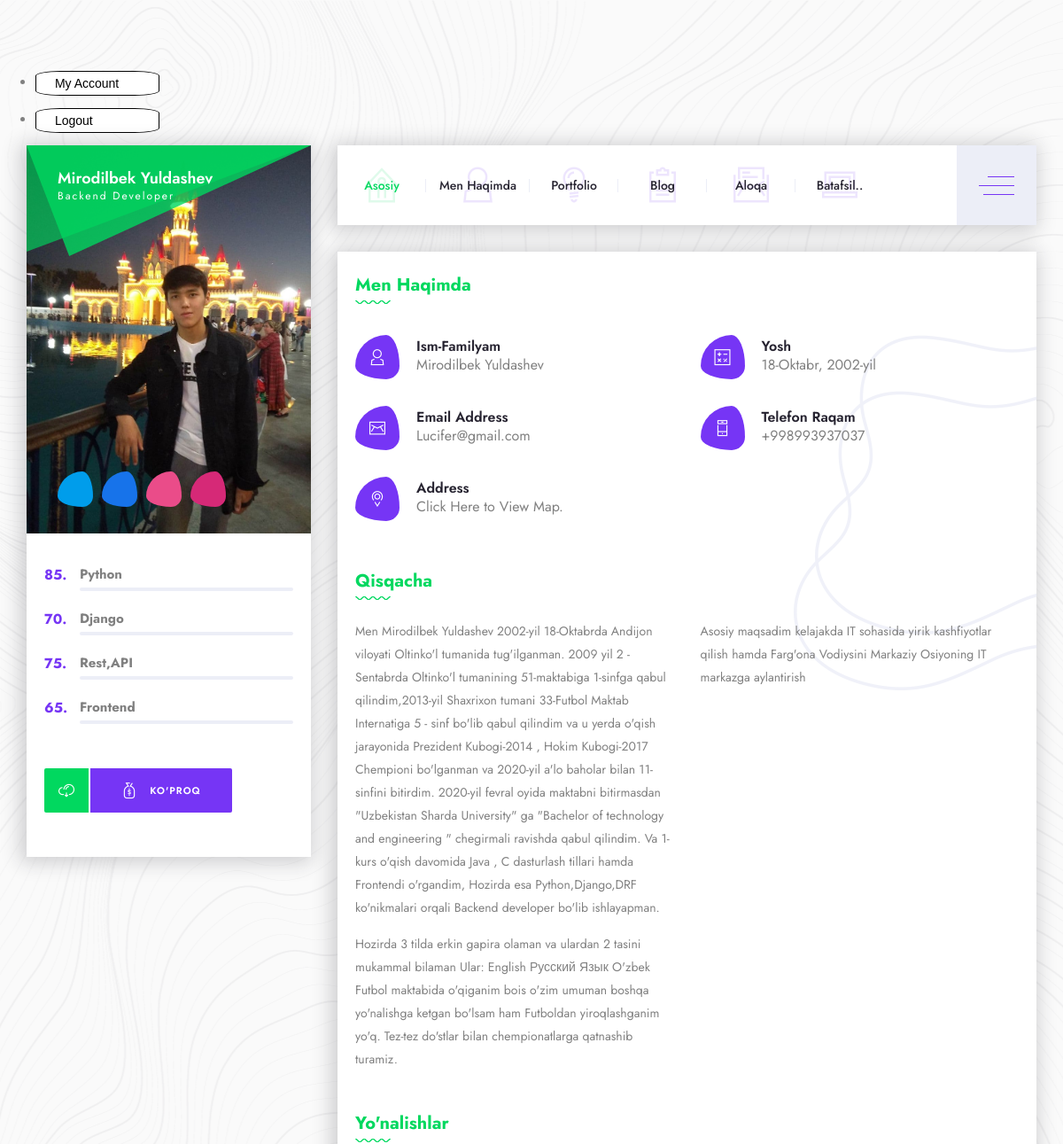
Before: / (upper part) with the older database file.
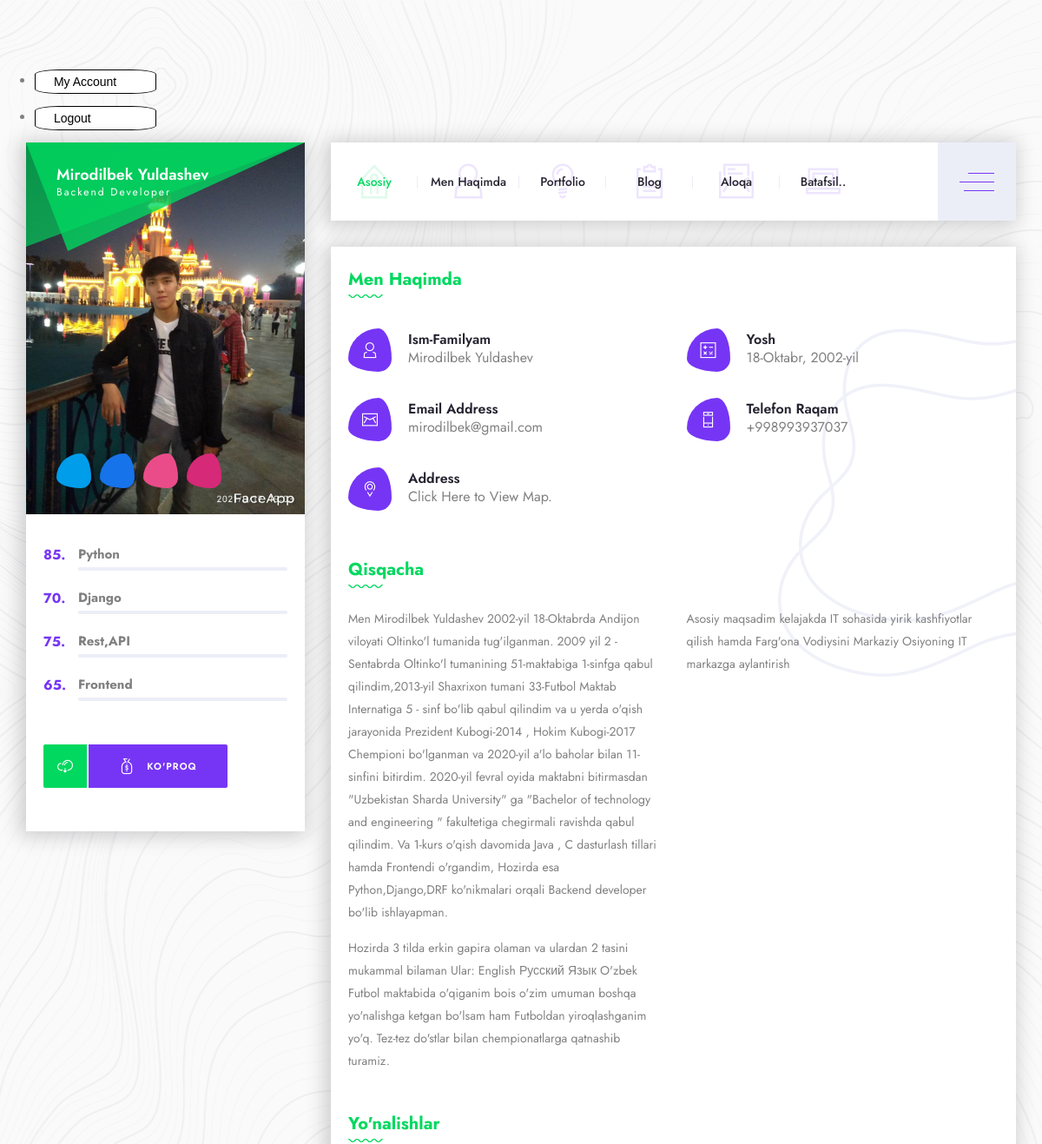
After: the same page with the newer database file.
### main/models.py (models this page shows, shortened)
class Info(models.Model):
    fi = models.CharField(max_length=50)
    staff = models.CharField(max_length=25)
    photo = models.ImageField(upload_to='info')
    gmail = models.CharField(max_length=100)
    address = models.CharField(max_length=255)
    birthday = models.DateField()
    phone = models.CharField(max_length=13)

class SMedia(models.Model):
    cls = (
        ("fac", "fac"),
        ("twi", "twi"),
        ("dri", "dri"),
        ("ins", "ins"),
    )
    name = models.CharField(max_length=25)
    icon = models.CharField(max_length=25)
    color = models.CharField(choices=cls, max_length=3)
    url = models.CharField(max_length=255)

class Skills(models.Model):
    tech = models.CharField(max_length=50)
    percent = models.IntegerField()

class Bio(models.Model):
    text = models.TextField()
    text2 = models.TextField()
    text3= models.CharField(max_length=10000)

### main/views.py (the view)
# urls.py: path('', HomeView),
def HomeView(request):
    c_id = request.GET.get('c_id')
    ip=request.META.get('REMOTE_ADDR')
    print(ip)
    context = {
        'info':Info.objects.first(),
        'smedia':SMedia.objects.all(),
        'skills':Skills.objects.all(),
        'bio':Bio.objects.first(),
        'slide':Slider.objects.all(),
        'post':Post.objects.all(),
        'price':Price.objects.all(),
        'love':Love.objects.all(),
        'lang':Languages.objects.all(),
        'fact':Fact.objects.all(),
        'edu':Resume.objects.filter(is_education = True),
        'exp':Resume.objects.filter(is_education = False),
        'category':Category.objects.all(),
        'portfolio':Port.objects.all(),
        'blogs':Portfolios.objects.all(),
        'comment':CommentOfPortfolio.objects.all().order_by('id'),
        "reply":Reply.objects.all().order_by('-id'),
        'c_id':c_id,
    }
    return render(request, 'index.html', context)

### templates/index.html (shortened to what this page needs)
{% load static %}
<!DOCTYPE html>
<html lang="en">
    <head>
        <link rel="stylesheet" href="{% static 'assets/css/bootstrap.css'%}"/>
        <link rel="stylesheet" href="{% static 'assets/css/animate.css'%}"/>
        <link rel="stylesheet" href="{% static 'assets/css/stroke-gap-icons.css'%}"/>
        <link rel="stylesheet" href="{% static 'assets/css/icofont.css'%}"/>
        <link rel="stylesheet" href="{% static 'assets/css/flaticon.css'%}"/>
        <link rel="stylesheet" href="{% static 'assets/css/Interest.css'%}">
        <link rel="stylesheet" href="{% static 'assets/css/owl.carousel.min.css'%}">
        <link rel="stylesheet" href="{% static 'assets/css/owl.theme.default.min.css'%}">
        <link rel="stylesheet" href="{% static 'assets/css/lightslider.css'%}">
        <link rel="stylesheet" href="{% static 'assets/css/jquery.mCustomScrollbar.css'%}">
        <link rel="stylesheet" href="{% static 'assets/css/preset.css'%}"/>
        <link rel="stylesheet" href="{% static 'assets/css/ignore_for_wp.css'%}"/>
        <link rel="stylesheet" href="{% static 'assets/css/theme.css'%}"/>
        <link rel="stylesheet" href="{% static 'assets/css/responsive.css'%}"/>
        <link rel="stylesheet" href="{% static 'assets/css/light.css'%}"/>
        <link rel="stylesheet" href="{% static 'assets/css/account'%}"/>
    </head>
    <body class="light">
        <ul class="header-links pull-right">
            <li><a href="{% if user is authenticate%}/login/{% else%}/register/{% endif%}"><i class="icofont-user"></i> My Account</a></li>
        </ul>
        <ul class="header-links pull-right">
            <li><a href="/logout/"><i class="icofont-logout"></i> Logout </a></li>
        </ul>
        <div class="container">
            <div class="row">
                <div class="col-lg-4 profileColumn">
                    <div class="profileSidebar">
                        <div class="psHeader">
                            <svg preserveAspectRatio="none" viewBox="0 0 100 100">
                                <polygon points="0 20, 100 20, 0 100" opacity=".65"></polygon>
                            </svg>
                            <svg class="svg2" preserveAspectRatio="none" viewBox="0 0 100 120">
                                <polygon points="0 20, 100 20, 15 120" opacity=".8"></polygon>
                            </svg>
                            <div class="psContent">
                                <h3>{{ info.fi }}</h3>
                                <span>{{ info.staff }}</span>
                            </div>
                        </div>
                        <div class="psPhoto">
                            <img src="{{ info.photo.url }}" style="height:100%" alt=""/>
                            <div class="psSocial">
                                {% for m in smedia %}
                                    <a href="{{ m.url }}" target="_blank" class="{{ m.color }}"><i class="{{ m.icon }}"></i></a>
                                {% endfor %}
                            </div>
                        </div>
                        <div class="psSkills">
                            {% for i in skills %}
                            <div class="pssBox" data-count="{{ i.percent }}">
                                <div class="pssbCount">{{ i.percent }}.</div>
                                <h5>{{ i.tech }}</h5>
                                <div class="pssbBars"><div class="pssbBar" style="width: 0%;"></div></div>
                            </div>
                            {% endfor %}
                        </div>
                        <div class="psFooter">
                            <a href="javascript:void(0);" class="btt_btn only_icon btt_reverse"><span><i class="icon icon-DownloadCloud"></i></span></a>
                            <a href="javascript:void(0);" class="btt_btn contact_me"><span><i class="icon icon-Bag"></i> Ko'proq</span></a>
                        </div>
                    </div>
                </div>
                <div class="col-lg-8 contentColumn" id="tabContainer">
                    <header class="header clearfix">
                        <nav class="mainMenu">
                            <ul class="clearfix" id="mainTab">
                                <li class="active"><a href="#home"><i class="icon icon-House"></i><span>Asosiy</span></a></li>
                                <li><a href="#resume"><i class="icon icon-User"></i><span>Men Haqimda</span></a></li>
                                <li><a href="#portfolio"><i class="icon icon-Bulb"></i><span>Portfolio</span></a></li>
                                <li><a href="#blog"><i class="icon icon-ClipboardText"></i><span>Blog</span></a></li>
                                <li><a href="#contact"><i class="icon icon-Imbox"></i><span>Aloqa</span></a></li>
                                <li><a href="#Batafsil"><i class="icon icon-Notebook"></i><span>Batafsil..</span></a></li>
                            </ul>
                        </nav>
                        <a href="#" class="sidebarToggler"><span><span></span><span></span><span></span></span></a>
                    </header>
                    <div class="bodyContent" id="home">
                        <div class="pageCointainer">
                            <section class="comonSection aboutSection">
                                <div class="container-fluid">
                                    <div class="row">
                                        <div class="col-lg-12">
                                            <h2 class="sectionTitle">Men Haqimda</h2>
                                        </div>
                                    </div>
                                    <div class="row">
                                        <div class="col-lg-12">
                                            <div class="row">
                                                <div class="col-lg-6">
                                                    <div class="icon_box_01">
                                                        <i class="icon icon-User"></i>
                                                        <h3>Ism-Familyam</h3>
                                                        <p>{{info.fi}}</p>
                                                    </div>
                                                </div>
                                                <div class="col-lg-6">
                                                    <div class="icon_box_01">
                                                        <i class="icon icon-Calculator"></i>
                                                        <h3>Yosh</h3>
                                                        <p>{{info.birthday}}</p>
                                                    </div>
                                                </div>
                                                <div class="col-lg-6">
                                                    <div class="icon_box_01">
                                                        <i class="icon icon-Mail"></i>
                                                        <h3>Email Address</h3>
                                                        <p>{{info.gmail}}</p>
                                                    </div>
                                                </div>
                                                <div class="col-lg-6">
                                                    <div class="icon_box_01">
                                                        <i class="icon icon-Phone"></i>
                                                        <h3>Telefon Raqam</h3>
                                                        <p>{{info.phone}}</p>
                                                    </div>
                                                </div>
                                                <div class="col-lg-6">
                                                    <div class="icon_box_01">
                                                        <i class="icon icon-Pointer"></i>
                                                        <h3>Address</h3>
                                                        <p><a href="https://goo.gl/maps/oAtocQAyXsbhssvQ7" target="_blank">Click Here to View Map.</a></p>
                                                    </div>
                                                </div>
                                            </div>
                                        </div>
                                    </div>
                                    <div class="row mt30">
                                        <div class="col-lg-12">
                                            <h2 class="sectionTitle mb22">Qisqacha</h2>
                                        </div>
                                    </div>
                                    <div class="row">
                                        <div class="col-lg-6">
                                            <div class="abContent">
                                                <p>
                                                   {{bio.text}}  </p>
                                                <p>
                                                   {{bio.text2}}
                                                </p>
                                            </div>
                                        </div>
                                        <div class="col-lg-6">
                                            <div class="abContent">
                                                <p class="mb27">
                                                   {{bio.text3}}   </p>
                                                <img class="signImg" src="{% static 'assets/images/home_01/3.png'%}" alt=""/>
                                            </div>
                                        </div>
                                    </div>
                                    <div class="row mt52">
                                        <div class="col-lg-12">
                                            <h2 class="sectionTitle">Yo'nalishlar</h2>
                                        </div>
                                    </div>
                                </div>
                            </section>
                        </div>*
 +                   </div>
    </body>
</html>

### static/assets/css/ignore_for_wp.css (style rules this page uses)
.mt30 { margin-top: 30px; }
.mb22 { margin-bottom: 22px; }
.mb27 { margin-bottom: 27px !important; }
.mt52 { margin-top: 52px; }
.aboutSection { background: url(../images/bg/6.png) no-repeat right 94px; }

### static/assets/css/responsive.css (style rules this page uses)
@media (min-width: 1024px) and (max-width: 1360px) { .mainMenu ul li { min-width: 100px; } }
@media (min-width: 1024px) and (max-width: 1360px) { .psFooter, .psSkills { padding-left: 20px; padding-right: 20px; } }
@media (min-width: 1024px) and (max-width: 1360px) { .pssBox h5 { font-size: 15px; } }
@media (min-width: 1024px) and (max-width: 1360px) { .comonSection { padding-left: 5px; padding-right: 5px; } }
@media (min-width: 1024px) and (max-width: 1360px) { .icon_box_01 p { font-size: 16px; word-break: break-all; } }

### static/assets/css/light.css (style rules this page uses)
body.light { background: url(../images/bg/5.png) no-repeat fixed top center #fafafa; }
.light .profileSidebar, .light .header, .light .bodyContent { box-shadow: -3px 2px 21px 4px rgba(32, 30, 41, .2); }
.light .profileSidebar { background: #FFF; }
.light .pssbBars { background: #eceef7; }
.light .header, .light .bodyContent { background: #FFF; }
.light .mainMenu ul li.active i, .mainMenu ul li:hover i { color: #01d85f; opacity: .12; }
.light .mainMenu ul li a i { opacity: .12; }
.light .sidebarToggler > span > span { background: #7635f5; }
.light .mainMenu ul li:after, .light .sidebarToggler, .light .sliderItem, .light .footer, .light .icon_box_02, .light .pricingTable, .light .ac_meta span, .light .biDetails, .light .btt_pagination a, .light .btt_pagination span, .light input[type="email"], .light input[type="text"], .light input[type="number"], .light input[type="url"], .light select, .light textarea, .light .pageContent blockquote, .light .icon_box_4 i, .light .sidebar { background: #eceef7; }
.light .mainMenu ul li a, .light .icon_box_01 h3, .light .icon_box_02 h3, .light .tesAuthor h5, .light .pricingTable h5, .light .pricingTable h2, .light .singleInt h3, .light .ldInner h5, .light .icon_box_03 h5, .light .kr-accordion .card-header h2 a, .light .filterUL li, .light .folio_title a, .light .biDetails h3, .light .blogTitle, .light .pageContent h3, .light .authorDetails h5, .light .folioTitle, .light .icon_box_4 i, .light .icon_box_4 h3, .light .singleRecent a { color: #262330; }
.light .mainMenu ul li.active > a, .light .mainMenu ul li:hover > a, .light .filterUL li.active, .light .filterUL li:hover, .light .folio_title a:hover, .light .singleRecent a:hover { color: #01d85f; }
.light .aboutSection { background: url(../images/bg/7.png) no-repeat right 94px; }

### templates/index.html (style rules this page uses)
.header-links li a { color: black; float: left; margin-right: 7%; display: flex; border: 1px solid black; border-radius: 20%; background-color: #fff; padding-right:2%; width: 140px; margin-bottom: 2px; font-family: sans-serif; margin-bottom: 1%; }
.icofont-user { margin-right: 10px; color:black; }
.icofont-logout { margin-right: 10px; color:black; }

Changed rows visible on the page:
changed Info "Mirodilbek Yuldashev": photo: a different picture; gmail "Lucifer@gmail.com" → "mirodilbek@gmail.com"
changed Bio: text "…technology and engineering \" chegirmali ravishda qabul qilindim.…" → "…technology and engineering \" fakultetiga chegirmali ravishda qabul qilindim.…"
